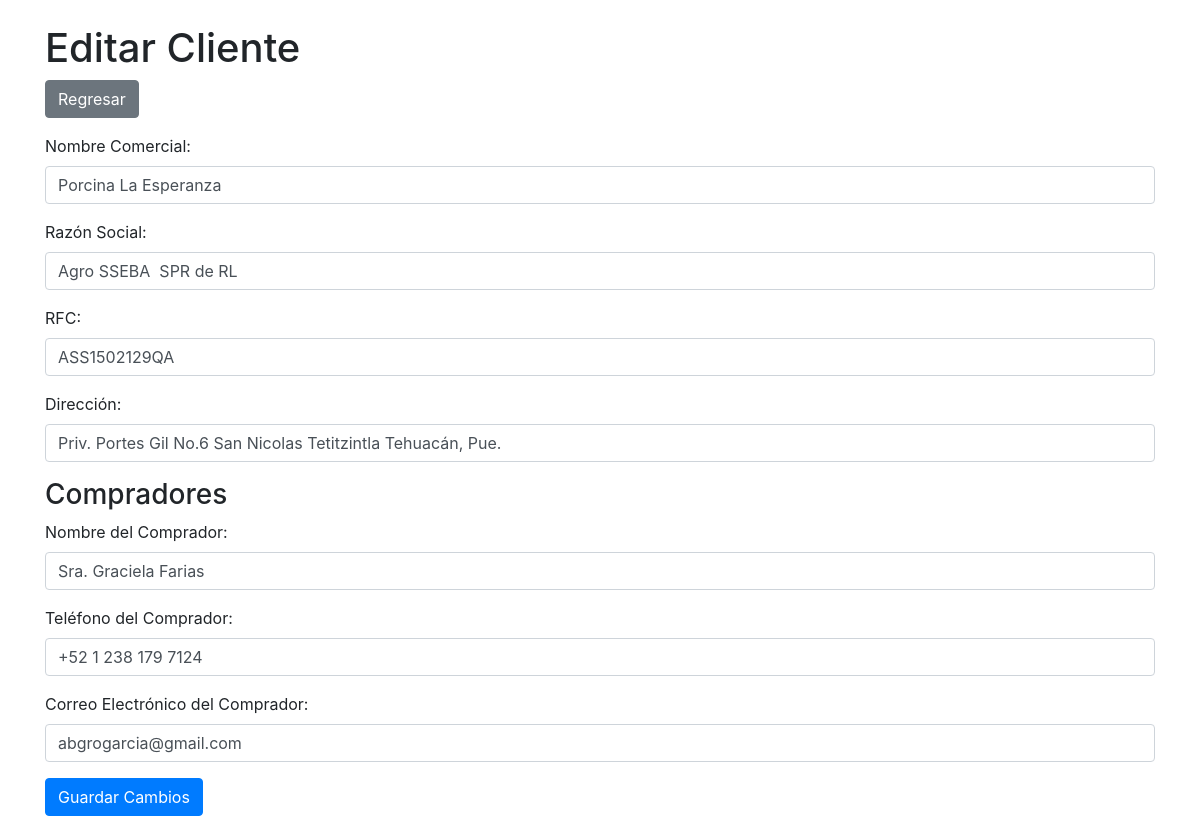
The app's page /PROYECTOS/edit_client.php?id=105 (signed in), older data.
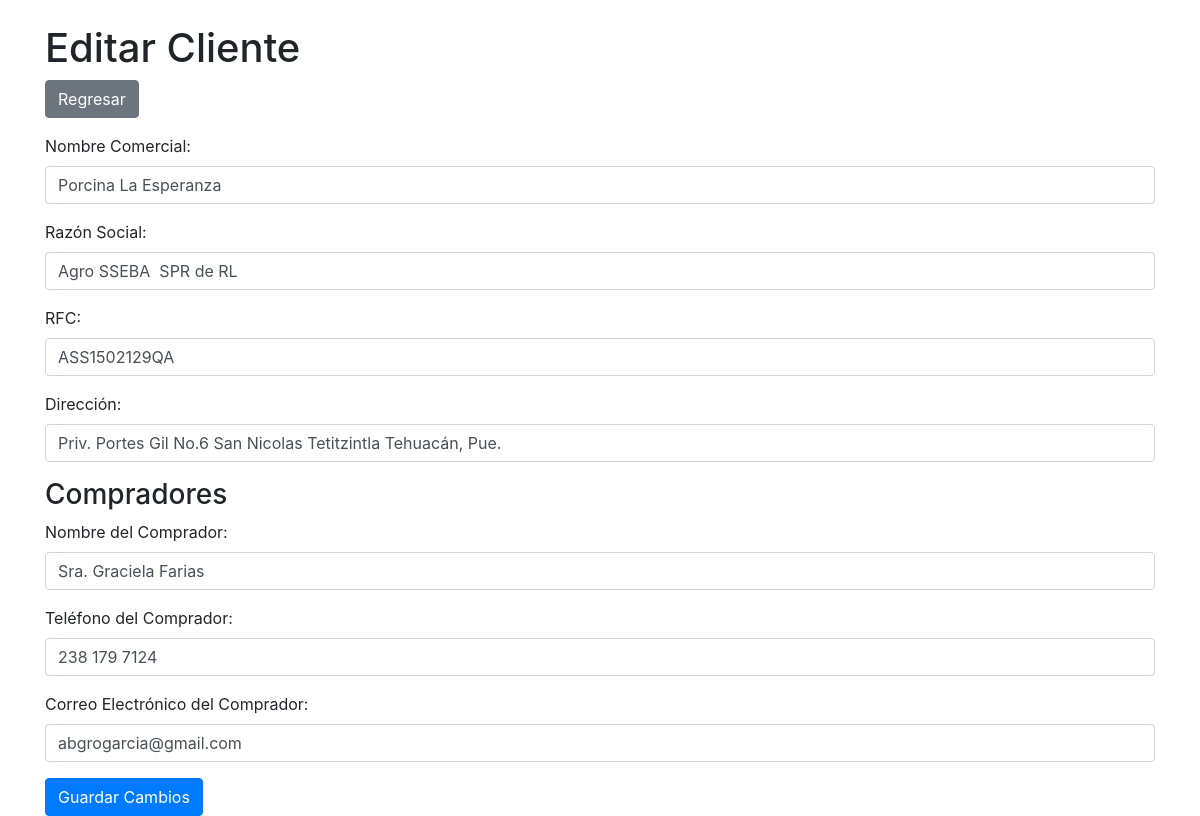
The same page, newer data.
### tables this page shows
CREATE TABLE `compradores` (
  `id_comprador` int(11) NOT NULL,
  `id_cliente` int(11) DEFAULT NULL,
  `nombre` varchar(100) DEFAULT NULL,
  `telefono` varchar(30) DEFAULT NULL,
  `correo` varchar(80) DEFAULT NULL
);

### PROYECTOS/edit_client.php (the view, shortened to what this page needs)
<?php
require 'C:/xampp/htdocs/db_connect.php';
if ($_SERVER['REQUEST_METHOD'] === 'GET' && isset($_GET['id'])) {
    $clientId = $_GET['id'];
    $sql_cliente = "SELECT * FROM clientes_p WHERE id = ?";
    $stmt_cliente = $conn->prepare($sql_cliente);
    $stmt_cliente->bind_param("i", $clientId);
    $stmt_cliente->execute();
    $result_cliente = $stmt_cliente->get_result();
    if ($result_cliente->num_rows > 0) {
        $cliente = $result_cliente->fetch_assoc();
    } else {
        echo "<script>alert('Cliente no encontrado.'); window.location.href = 'ver_clientes.php';</script>";
        exit();
    }
    $sql_compradores = "SELECT id_comprador as 'id', nombre, telefono, correo FROM compradores WHERE id_cliente = ?";
    $stmt_compradores = $conn->prepare($sql_compradores);
    $stmt_compradores->bind_param("i", $clientId);
    $stmt_compradores->execute();
    $result_compradores = $stmt_compradores->get_result();
    $compradores = $result_compradores->fetch_all(MYSQLI_ASSOC);
} else {
    echo "<script>alert('ID de cliente no válido.'); window.location.href = 'ver_clientes.php';</script>";
    exit();
}
?>
<!DOCTYPE html>
<html lang="es">
<head>
    <link rel="stylesheet" href="https://stackpath.bootstrapcdn.com/bootstrap/4.5.2/css/bootstrap.min.css">
</head>
<body>
<div class="container mt-4">
    <h1>Editar Cliente</h1>
    <a href="ver_clientes.php" class="btn btn-secondary mb-3">Regresar</a>
    <form method="POST" action="edit_client.php">
        <div class="form-group">
            <label for="nombre_comercial">Nombre Comercial:</label>
            <input type="text" class="form-control" id="nombre_comercial" name="nombre_comercial" value="<?php echo htmlspecialchars($cliente['nombre_comercial']); ?>" required>
        </div>
        <div class="form-group">
            <label for="razon_social">Razón Social:</label>
            <input type="text" class="form-control" id="razon_social" name="razon_social" value="<?php echo htmlspecialchars($cliente['razon_social']); ?>">
        </div>
        <div class="form-group">
            <label for="rfc">RFC:</label>
            <input type="text" class="form-control" id="rfc" name="rfc" value="<?php echo htmlspecialchars($cliente['rfc']); ?>">
        </div>
        <div class="form-group">
            <label for="direccion">Dirección:</label>
            <input type="text" class="form-control" id="direccion" name="direccion" value="<?php echo htmlspecialchars($cliente['direccion']); ?>">
        </div>
        <h3>Compradores</h3>
        <div id="compradores">
            <?php foreach ($compradores as $comprador): ?>
                <div class="comprador">
                    <div class="form-group">
                        <label>Nombre del Comprador:</label>
                        <input type="text" class="form-control" name="compradores[<?php echo $comprador['id']; ?>][nombre]" value="<?php echo htmlspecialchars($comprador['nombre']); ?>" required>
                    </div>
                    <div class="form-group">
                        <label>Teléfono del Comprador:</label>
                        <input type="text" class="form-control" name="compradores[<?php echo $comprador['id']; ?>][telefono]" value="<?php echo htmlspecialchars($comprador['telefono']); ?>" required>
                    </div>
                    <div class="form-group">
                        <label>Correo Electrónico del Comprador:</label>
                        <input type="email" class="form-control" name="compradores[<?php echo $comprador['id']; ?>][correo]" value="<?php echo htmlspecialchars($comprador['correo']); ?>" required>
                    </div>
                </div>
            <?php endforeach; ?>
        </div>
        <button type="submit" class="btn btn-primary">Guardar Cambios</button>
    </form>
</div>
</body>
</html>

Row changes from the older to the newer data that the page shows:
changed compradores "Sra. Graciela Farias": telefono "+52 1 238 179 7124" → "238 179 7124"
